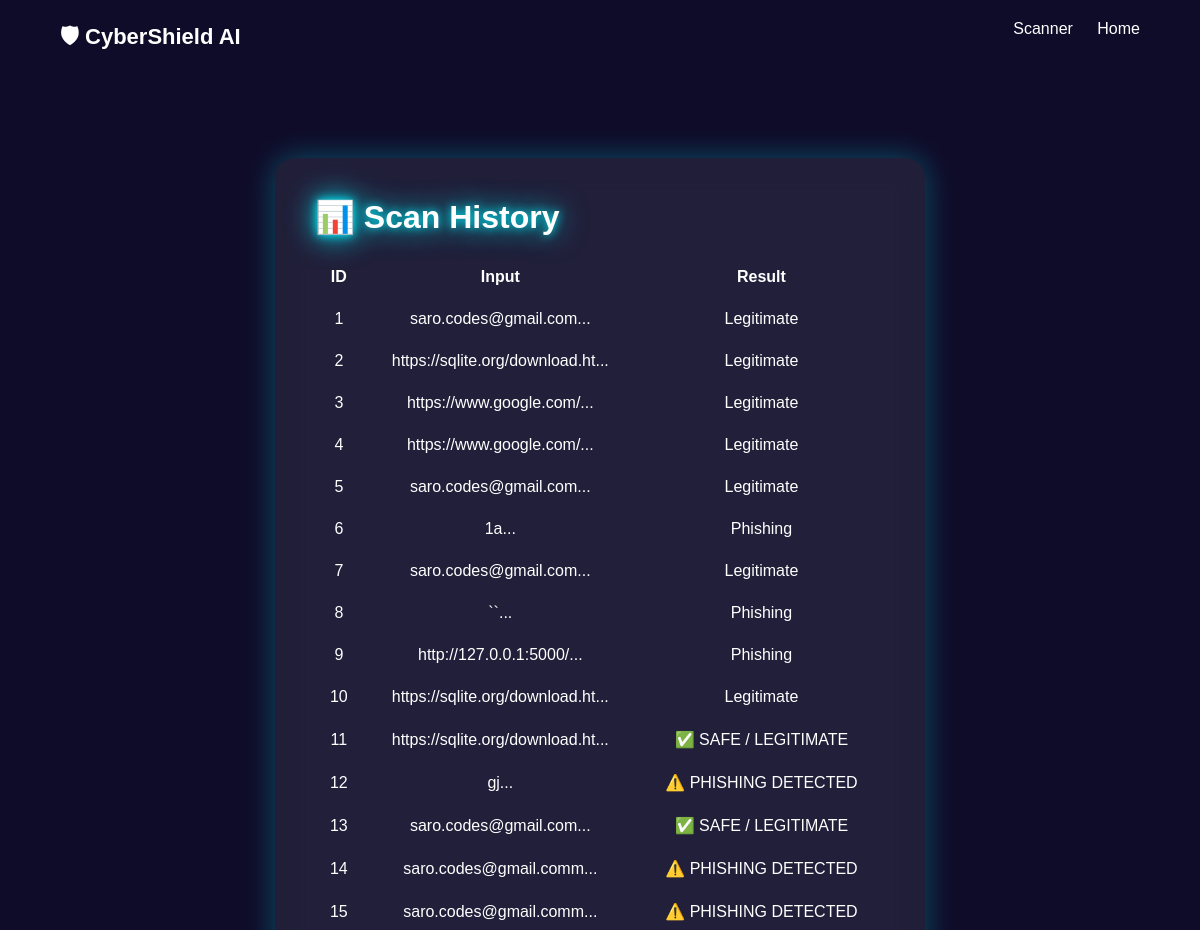
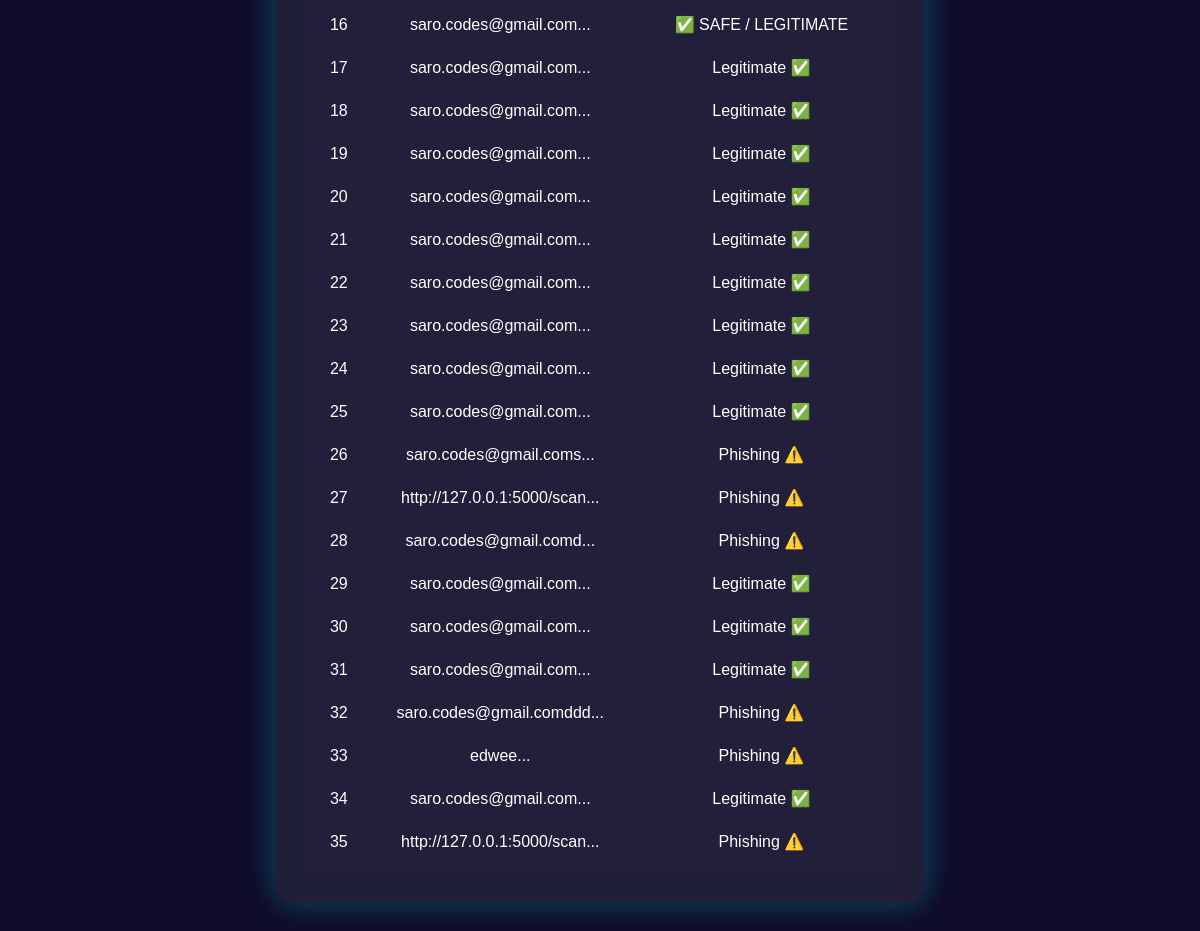
/dashboard, run on the app's committed database (2 pictures, top to bottom).
### tables this page shows
CREATE TABLE scan_logs (
    id INTEGER PRIMARY KEY AUTOINCREMENT,
    input_text TEXT,
    result TEXT,
    scan_time TIMESTAMP DEFAULT CURRENT_TIMESTAMP
);

### app.py (the view)
@app.route("/dashboard")
def dashboard():
    conn = sqlite3.connect("database.db")
    logs = conn.execute("SELECT * FROM scan_logs").fetchall()
    conn.close()
    return render_template("dashboard.html", logs=logs)

### templates/dashboard.html (shortened to what this page needs)
<!DOCTYPE html>
<html>
<head>
    <link rel="stylesheet" href="{{ url_for('static', filename='style.css') }}">
</head>
<body>
<nav>
    <div class="logo">🛡 CyberShield AI</div>
    <div>
        <a href="/scan" class="nav-link">Scanner</a>
        <a href="/" class="nav-link">Home</a>
    </div>
</nav>
<div class="scanner-box">
    <h1 class="glow-text">📊 Scan History</h1>
    <table>
        <tr>
            <th>ID</th>
            <th>Input</th>
            <th>Result</th>
        </tr>
        {% for row in logs %}
        <tr>
            <td>{{ row[0] }}</td>
            <td>{{ row[1][:30] }}...</td>
            <td>{{ row[2] }}</td>
        </tr>
        {% endfor %}
    </table>
</div>
</body>
</html>

### static/style.css (style rules this page uses)
* { margin:0;padding:0;box-sizing:border-box;font-family:Poppins,sans-serif }
body { background:#0f0c29;color:white;overflow-x:hidden }
nav { display:flex;justify-content:space-between;padding:20px 60px }
.logo { font-size:22px;font-weight:bold }
.nav-link { margin-left:20px;color:white;text-decoration:none }
.glow-text { text-shadow:0 0 10px #00f2fe,0 0 30px #00f2fe }
.scanner-box { max-width:650px;margin:80px auto;padding:40px; background:rgba(255,255,255,.08); backdrop-filter:blur(15px); border-radius:20px; box-shadow:0 0 30px rgba(0,242,254,.3) }
table { width:100%;margin-top:20px;border-collapse:collapse }
th,td { padding:12px;text-align:center }

### data on the page
scan_logs: id "1", input_text "saro.codes@gmail.com", result "Legitimate"
scan_logs: id "2", input_text "https://sqlite.org/download.ht", result "Legitimate"
scan_logs: id "3", input_text "https://www.google.com/", result "Legitimate"
scan_logs: id "4", input_text "https://www.google.com/", result "Legitimate"
scan_logs: id "5", input_text "saro.codes@gmail.com", result "Legitimate"
scan_logs: id "6", input_text "1a", result "Phishing"
scan_logs: id "7", input_text "saro.codes@gmail.com", result "Legitimate"
scan_logs: id "8", input_text "``", result "Phishing"
scan_logs: id "9", input_text "http://127.0.0.1:5000/", result "Phishing"
scan_logs: id "10", input_text "https://sqlite.org/download.ht", result "Legitimate"
scan_logs: id "11", input_text "https://sqlite.org/download.ht", result "✅ SAFE / LEGITIMATE"
scan_logs: id "12", input_text "gj", result "⚠️ PHISHING DETECTED"
scan_logs: id "13", input_text "saro.codes@gmail.com", result "✅ SAFE / LEGITIMATE"
scan_logs: id "14", input_text "saro.codes@gmail.comm", result "⚠️ PHISHING DETECTED"
scan_logs: id "15", input_text "saro.codes@gmail.comm", result "⚠️ PHISHING DETECTED"
scan_logs: id "16", input_text "saro.codes@gmail.com", result "✅ SAFE / LEGITIMATE"
scan_logs: id "17", input_text "saro.codes@gmail.com", result "Legitimate ✅"
scan_logs: id "18", input_text "saro.codes@gmail.com", result "Legitimate ✅"
scan_logs: id "19", input_text "saro.codes@gmail.com", result "Legitimate ✅"
scan_logs: id "20", input_text "saro.codes@gmail.com", result "Legitimate ✅"
scan_logs: id "21", input_text "saro.codes@gmail.com", result "Legitimate ✅"
scan_logs: id "22", input_text "saro.codes@gmail.com", result "Legitimate ✅"
scan_logs: id "23", input_text "saro.codes@gmail.com", result "Legitimate ✅"
scan_logs: id "24", input_text "saro.codes@gmail.com", result "Legitimate ✅"
scan_logs: id "25", input_text "saro.codes@gmail.com", result "Legitimate ✅"
scan_logs: id "26", input_text "saro.codes@gmail.coms", result "Phishing ⚠️"
scan_logs: id "27", input_text "http://127.0.0.1:5000/scan", result "Phishing ⚠️"
scan_logs: id "28", input_text "saro.codes@gmail.comd", result "Phishing ⚠️"
scan_logs: id "29", input_text "saro.codes@gmail.com", result "Legitimate ✅"
scan_logs: id "30", input_text "saro.codes@gmail.com", result "Legitimate ✅"
scan_logs: id "31", input_text "saro.codes@gmail.com", result "Legitimate ✅"
scan_logs: id "32", input_text "saro.codes@gmail.comddd", result "Phishing ⚠️"
scan_logs: id "33", input_text "edwee", result "Phishing ⚠️"
scan_logs: id "34", input_text "saro.codes@gmail.com", result "Legitimate ✅"
scan_logs: id "35", input_text "http://127.0.0.1:5000/scan", result "Phishing ⚠️"
